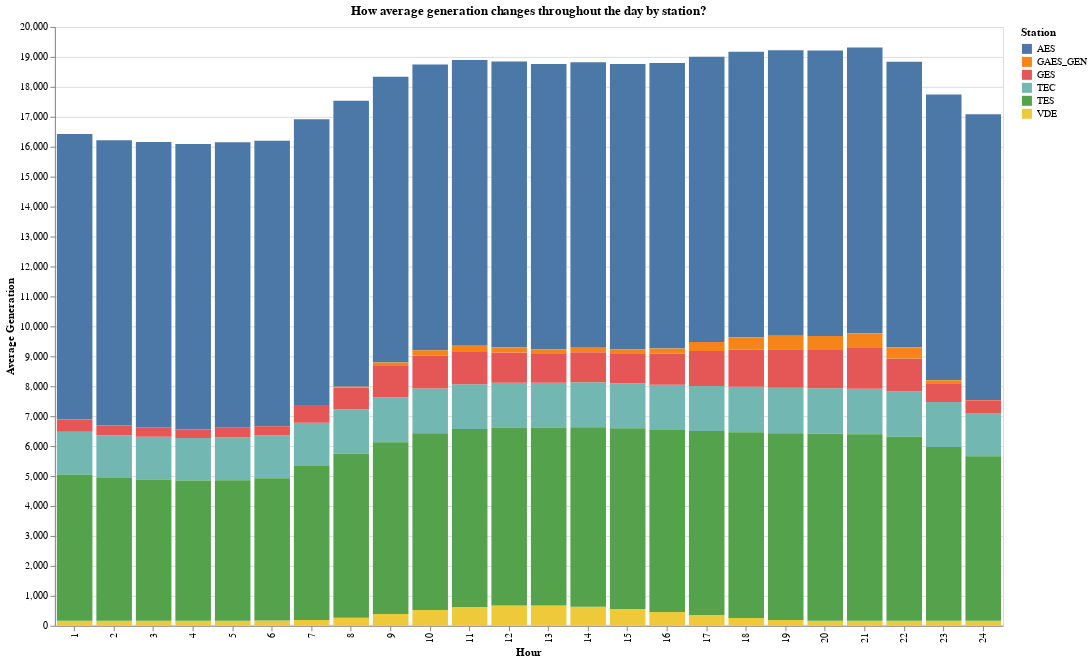

The cell this chart's notebook holds for it:
### Markdown cell above
#### 4. Як змінюється генерація електроенергії з різних джерел впродовж доби?
Тут знову ж таки важливий аспект - порівняти генерацію електроенергії залежно від часу дня. Моїм рішенням є відобразити це на stacked barchart. На ньому буде легко побачити яка кількість електроенергії в середньому генерується з якої станції і в якій годині.

### Code cell
columns = ['Hour', 'Station', 'Average Generation']

df2 = pd.DataFrame(columns = columns)
rows2 = []

for h in range(24, 0, -1):
    for s in  ['AES', 'TEC', 'VDE', 'TES', 'GES', 'GAES_GEN']:
        m = df.loc[df['Hour'] == str(h), s].mean()
        r = [h, s, m]
        z = zip(columns, r)
        r_dict = dict(z)
        rows2.append(r_dict)

df2 = df2.append(rows2)

alt.Chart(df2).mark_bar().encode(x = alt.X('Hour:O'),
                                 y = alt.Y('Average Generation:Q'),
                                 tooltip = alt.Tooltip('Average Generation'),
                                 color = alt.Color('Station:N'),).properties(width = 950, height = 600, title = "How average generation changes throughout the day by station?")

### Figure 1 — Vega-Lite specification as saved in the notebook (floating-point values rounded to 4 significant figures; data arrays with more than 128 entries replaced by an {"elided": "..."} marker saying what was removed)
{"config": {"view": {"continuousWidth": 400, "continuousHeight": 300}}, "data": {"name": "data-c065fbace4cfcb3cccf885fe6f39fd99"}, "mark": "bar", "encoding": {"color": {"type": "nominal", "field": "Station"}, "tooltip": {"type": "quantitative", "field": "Average Generation"}, "x": {"type": "ordinal", "field": "Hour"}, "y": {"type": "quantitative", "field": "Average Generation"}}, "height": 600, "title": "How average generation changes throughout the day by station?", "width": 950, "$schema": "https://vega.github.io/schema/vega-lite/v4.8.1.json", "datasets": {"data-c065fbace4cfcb3cccf885fe6f39fd99": {"elided": "144 records"}}}
